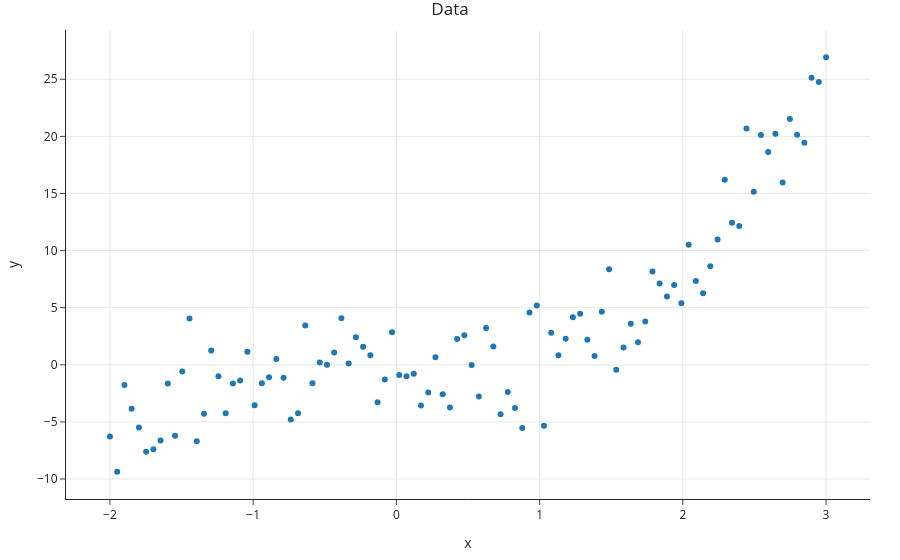

The notebook cell saved with this chart:
### Code cell
px.scatter(data, x='x', y='y', title='Data')
